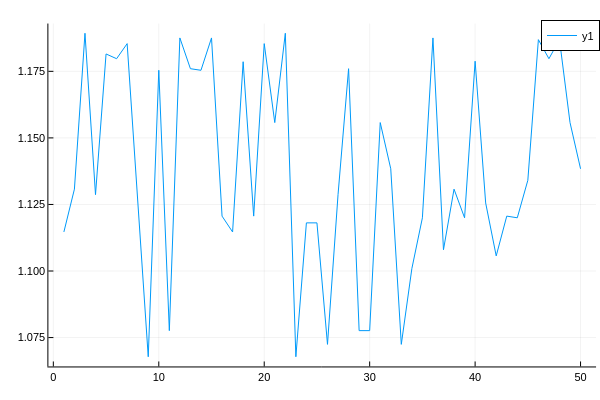

Source (notebook cell):
### Code cell
plot(v_tot)

### Figure 1 — Plotly figure (JSON) as saved in the notebook; plotly's stock layout.template omitted (floating-point values rounded to 4 significant figures)
{"data": [{"colorbar": {"len": 0.9525, "title": "", "x": 0.9934, "y": 0.5139}, "legendgroup": "y1", "line": {"color": "rgba(0, 154, 250, 1.000)", "dash": "solid", "shape": "linear", "width": 1}, "mode": "lines", "name": "y1", "showlegend": true, "type": "scatter", "x": [1, 2, 3, 4, 5, 6, 7, 8, 9, 10, 11, 12, 13, 14, 15, 16, 17, 18, 19, 20, 21, 22, 23, 24, 25, 26, 27, 28, 29, 30, 31, 32, 33, 34, 35, 36, 37, 38, 39, 40, 41, 42, 43, 44, 45, 46, 47, 48, 49, 50], "xaxis": "x", "y": [1.115, 1.131, 1.189, 1.129, 1.182, 1.18, 1.185, 1.126, 1.068, 1.175, 1.078, 1.188, 1.176, 1.175, 1.188, 1.121, 1.115, 1.179, 1.121, 1.185, 1.156, 1.189, 1.068, 1.118, 1.118, 1.072, 1.129, 1.176, 1.078, 1.078, 1.156, 1.138, 1.072, 1.101, 1.12, 1.188, 1.108, 1.131, 1.12, 1.179, 1.126, 1.106, 1.121, 1.12, 1.134, 1.187, 1.18, 1.187, 1.156, 1.138], "yaxis": "y"}], "layout": {"annotations": [], "height": 400, "legend": {"bgcolor": "rgba(255, 255, 255, 1.000)", "bordercolor": "rgba(0, 0, 0, 1.000)", "borderwidth": 1, "font": {"color": "rgba(0, 0, 0, 1.000)", "family": "sans-serif", "size": 11}, "title": {"font": {"color": "rgba(0, 0, 0, 1.000)", "family": "sans-serif", "size": 15}, "text": ""}, "tracegroupgap": 0, "traceorder": "normal", "x": 1, "xanchor": "auto", "y": 1, "yanchor": "auto"}, "margin": {"b": 20, "l": 0, "r": 0, "t": 20}, "paper_bgcolor": "rgba(255, 255, 255, 1.000)", "plot_bgcolor": "rgba(255, 255, 255, 1.000)", "showlegend": true, "width": 600, "xaxis": {"anchor": "y", "domain": [0.08064, 0.9934], "gridcolor": "rgba(0, 0, 0, 0.100)", "gridwidth": 0.5, "linecolor": "rgba(0, 0, 0, 1.000)", "mirror": false, "range": [-0.47, 51.47], "showgrid": true, "showline": true, "showticklabels": true, "tickangle": 0, "tickcolor": "rgb(0, 0, 0)", "tickfont": {"color": "rgba(0, 0, 0, 1.000)", "family": "sans-serif", "size": 11}, "tickmode": "array", "ticks": "inside", "ticktext": ["0", "10", "20", "30", "40", "50"], "tickvals": [0, 10, 20, 30, 40, 50], "title": "", "titlefont": {"color": "rgba(0, 0, 0, 1.000)", "family": "sans-serif", "size": 15}, "type": "-", "visible": true, "zeroline": false, "zerolinecolor": "rgba(0, 0, 0, 1.000)"}, "yaxis": {"anchor": "x", "domain": [0.03762, 0.9902], "gridcolor": "rgba(0, 0, 0, 0.100)", "gridwidth": 0.5, "linecolor": "rgba(0, 0, 0, 1.000)", "mirror": false, "range": [1.064, 1.193], "showgrid": true, "showline": true, "showticklabels": true, "tickangle": 0, "tickcolor": "rgb(0, 0, 0)", "tickfont": {"color": "rgba(0, 0, 0, 1.000)", "family": "sans-serif", "size": 11}, "tickmode": "array", "ticks": "inside", "ticktext": ["1.075", "1.100", "1.125", "1.150", "1.175"], "tickvals": [1.075, 1.1, 1.125, 1.15, 1.175], "title": "", "titlefont": {"color": "rgba(0, 0, 0, 1.000)", "family": "sans-serif", "size": 15}, "type": "-", "visible": true, "zeroline": false, "zerolinecolor": "rgba(0, 0, 0, 1.000)"}}}
